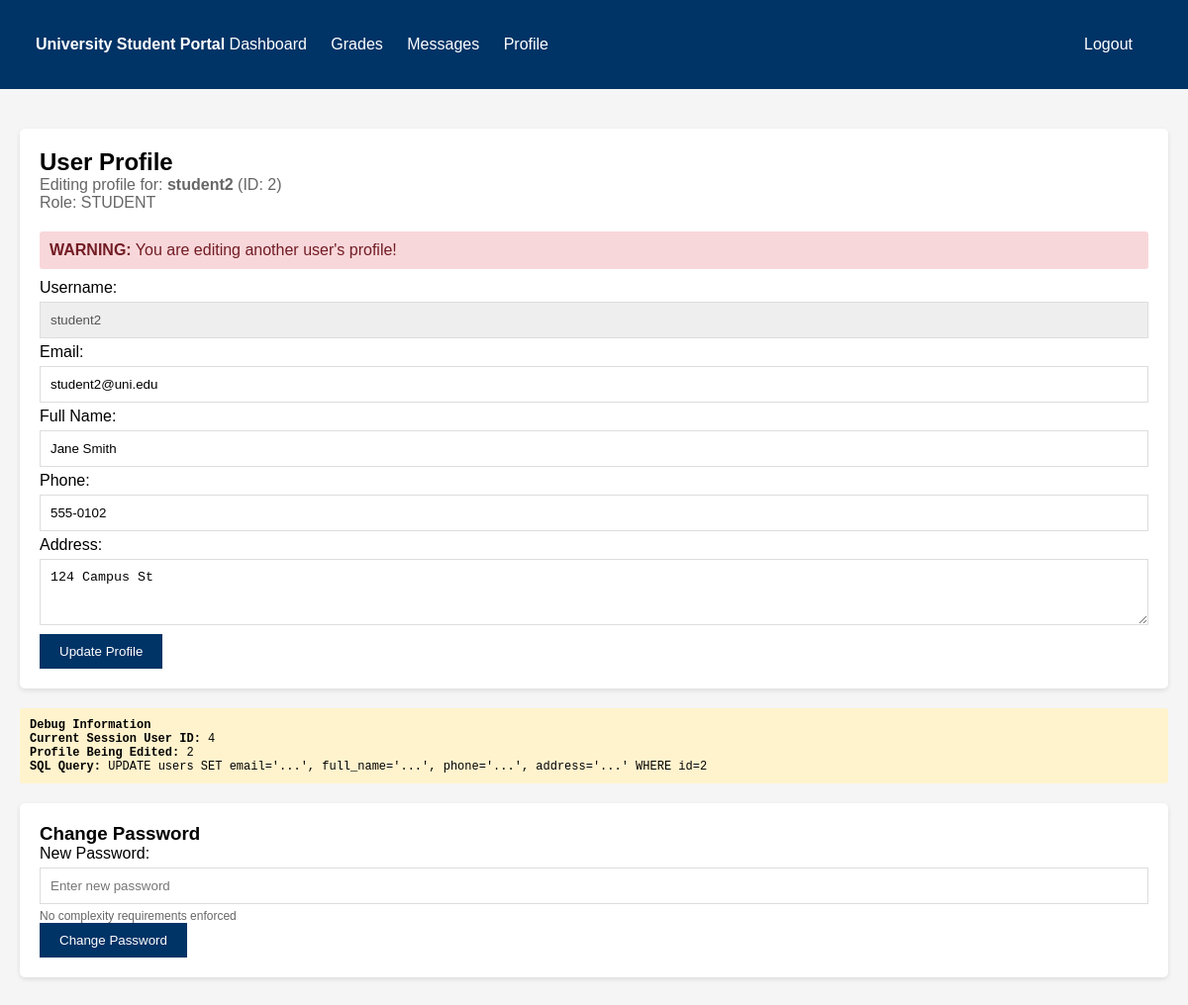
The app's page /profile.php?user_id=2 (signed in) with its own data.
### tables this page shows
CREATE TABLE IF NOT EXISTS users (
    id INT AUTO_INCREMENT PRIMARY KEY,
    username VARCHAR(50) UNIQUE NOT NULL,
    password VARCHAR(32) NOT NULL,   
    email VARCHAR(100),
    role ENUM('student', 'lecturer') DEFAULT 'student',
    full_name VARCHAR(100),
    phone VARCHAR(20),
    address TEXT,
    created_at TIMESTAMP DEFAULT CURRENT_TIMESTAMP
);

### profile.php (the view, shortened to what this page needs)
<?php
$conn = getDB();
$user_id = isset($_GET['user_id']) ? $_GET['user_id'] : $_SESSION['user_id'];
$user_query = "SELECT * FROM users WHERE id=$user_id";
$user_result = $conn->query($user_query);
$user = $user_result->fetch_assoc();
?>
<!DOCTYPE html>
<html>
<head>
</head>
<body>
    <div class="navbar">
        <div class="container">
            <strong>University Student Portal</strong>
            <a href="dashboard.php">Dashboard</a>
            <a href="grades.php">Grades</a>
            <a href="messages.php">Messages</a>
            <a href="profile.php">Profile</a>
            <a href="logout.php" style="float: right;">Logout</a>
        </div>
    </div>
    <div class="container">
        <div class="card">
            <h2>User Profile</h2>
            <p style="color: #666; margin-bottom: 20px;">
                Editing profile for: <strong><?php echo $user['username']; ?></strong> (ID: <?php echo $user_id; ?>)<br>
                Role: <?php echo strtoupper($user['role']); ?>
            </p>
            <?php if ($user_id != $_SESSION['user_id']): ?>
                <div class="warning">
                    <strong>WARNING:</strong> You are editing another user's profile!
                </div>
            <?php endif; ?>
            <form method="POST" action="?user_id=<?php echo $user_id; ?>">
                <label>Username:</label>
                <input type="text" value="<?php echo $user['username']; ?>" disabled style="background: #eee;">
                <label>Email:</label>
                <input type="email" name="email" value="<?php echo $user['email']; ?>" required>
                <label>Full Name:</label>
                <input type="text" name="full_name" value="<?php echo $user['full_name']; ?>" required>
                <label>Phone:</label>
                <input type="text" name="phone" value="<?php echo $user['phone']; ?>">
                <label>Address:</label>
                <textarea name="address" rows="3"><?php echo $user['address']; ?></textarea>
                <button type="submit" class="btn">Update Profile</button>
            </form>
        </div>
        <div class="debug">
            <h4>Debug Information</h4>
            <p><strong>Current Session User ID:</strong> <?php echo $_SESSION['user_id']; ?></p>
            <p><strong>Profile Being Edited:</strong> <?php echo $user_id; ?></p>
            <p><strong>SQL Query:</strong> UPDATE users SET email='...', full_name='...', phone='...', address='...' WHERE id=<?php echo $user_id; ?></p>
        </div>
        <div class="card">
            <h3>Change Password</h3>
            <form method="POST" action="change_password.php">
                <label>New Password:</label>
                <input type="password" name="new_password" placeholder="Enter new password">
                <p style="font-size: 12px; color: #666;">No complexity requirements enforced</p>
                <button type="submit" class="btn">Change Password</button>
            </form>
        </div>
    </div>
</body>
</html>

### profile.php (style rules this page uses)
* { margin: 0; padding: 0; box-sizing: border-box; }
body { font-family: Arial, sans-serif; background: #f5f5f5; }
.navbar { background: #003366; color: white; padding: 1rem; }
.navbar a { color: white; text-decoration: none; margin-right: 20px; }
.container { max-width: 1200px; margin: 0 auto; padding: 20px; }
.card { background: white; padding: 20px; margin: 20px 0; border-radius: 5px; box-shadow: 0 2px 5px rgba(0,0,0,0.1); }
.btn { background: #003366; color: white; padding: 10px 20px; border: none; cursor: pointer; }
input, textarea { width: 100%; padding: 10px; margin: 5px 0; border: 1px solid #ddd; }
.warning { background: #f8d7da; color: #721c24; padding: 10px; margin: 10px 0; border-radius: 3px; }
.debug { background: #fff3cd; padding: 10px; margin: 10px 0; border-radius: 3px; font-family: monospace; font-size: 12px; }

### records on screen
users: username "student2", role "STUDENT", email "student2@uni.edu", full_name "Jane Smith", phone "555-0102", address "124 Campus St"

### other values on screen
$user_id "2"
$_SESSION['user_id'] "4"
